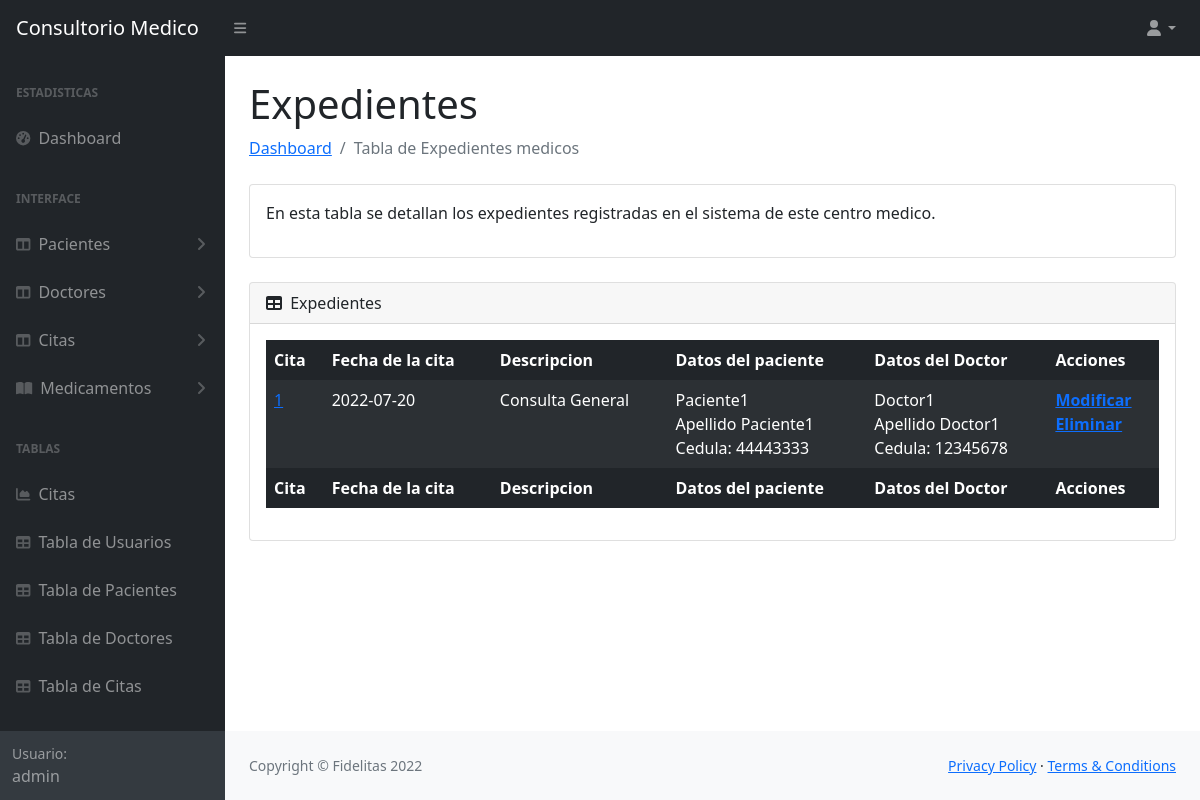
Page /tablas/expediente.php?id=1 (signed in) on the earlier database version.
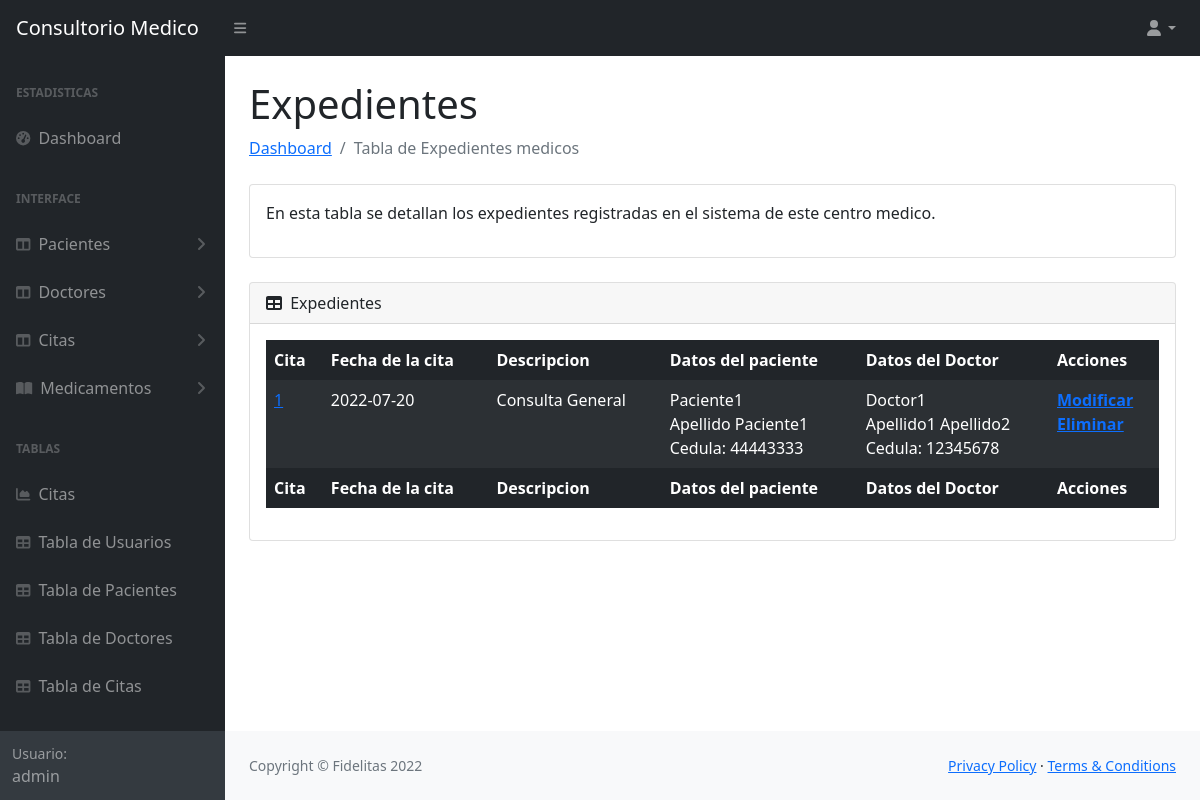
Same page on the later database version.
### tables this page shows
CREATE TABLE `expediente` (
  idExpediente INT NOT NULL AUTO_INCREMENT,
  exPaciente INT NOT NULL,
  exDoctor INT NOT NULL,
  exConsulta INT NOT NULL,
  PRIMARY KEY (idExpediente),
  foreign key(exPaciente)references `pacientes`(idPaciente),
  foreign key(exDoctor)references `doctor`(idDoctor),
  foreign key(exConsulta)references `cita`(idCita));

CREATE TABLE `doctor` (
  idDoctor INT NOT NULL AUTO_INCREMENT,
  nombreDoctor VARCHAR(45) NOT NULL,
  apellidosDoctor VARCHAR(45) NOT NULL,
  cedulaDoctor INT NOT NULL,
  telefonoDoctor VARCHAR(10) NOT NULL,
  correoDoctor VARCHAR(45) NOT NULL,
  especialidad VARCHAR(45) NOT NULL,
  tipoUsuario INT NOT NULL,
  PRIMARY KEY (idDoctor),
  foreign key(tipoUsuario)references `tipousuario`(idtipoUsuario));

CREATE TABLE `cita` (
  idCita INT NOT NULL AUTO_INCREMENT,
  fechaCita VARCHAR(10) NOT NULL,
  descripcion VARCHAR(45) NOT NULL,
  doctorAsignado INT NOT NULL,
  cidPaciente INT NOT NULL,
  PRIMARY KEY (idCita),
  foreign key(doctorAsignado)references `doctor`(idDoctor),
  foreign key (cidPaciente) references `pacientes`(idPaciente));

CREATE TABLE `pacientes` (
  idPaciente INT NOT NULL AUTO_INCREMENT,
  nombrePaciente VARCHAR(45) NOT NULL,
  apellidosPaciente VARCHAR(45) NOT NULL,
  cedulaPaciente INT NOT NULL,
  fechaNacimiento VARCHAR(10) NOT NULL,
  telefonoPaciente VARCHAR(10) NOT NULL,
  correoPaciente VARCHAR(45) NOT NULL,
  PRIMARY KEY (idPaciente));

### tablas/expediente.php (the view, shortened to what the changed rows need)
 <?php
 require '../conexion/conexion.php';
 $idPaciente=$_GET['id'];
 $expedienteSELECT = "SELECT ex.idExpediente, cm.idCita, cm.fechaCita, cm.descripcion, p.nombrePaciente, p.apellidosPaciente, p.cedulaPaciente, d.nombreDoctor, d.apellidosDoctor, d.cedulaDoctor  FROM expediente ex
 JOIN cita cm on ex.exConsulta = cm.idCita
 JOIN pacientes p on ex.exPaciente = p.idPaciente
 JOIN doctor d on ex.exDoctor= d.idDoctor
 where p.idPaciente = ".$idPaciente;
 $resultado = $mysqli->query($expedienteSELECT);
?>
<!DOCTYPE html>
<html lang="en">
    <head>
        <link href="https://cdn.jsdelivr.net/npm/simple-datatables@latest/dist/style.css" rel="stylesheet" />
        <link href="../css/styles.css" rel="stylesheet" />
    </head>
    <body class="sb-nav-fixed">
        <div id="layoutSidenav">
            <div id="layoutSidenav_content">
                <main>
                    <div class="container-fluid px-4">
                        <h1 class="mt-4">Expedientes</h1>
                        <div class="card mb-4">
                            <div class="card-body">
                                <table id="datatablesSimple" class="table table-dark table-striped table-borderless">
                                    <thead>
                                        <tr>
                                            <th>Cita</th>
                                            <th>Fecha de la cita</th>
                                            <th>Descripcion</th>
                                            <th>Datos del paciente</th>
                                            <th>Datos del Doctor</th>
                                            <th>Acciones</th>
                                        </tr>
                                    </thead>
                                    <tfoot>
                                        <tr>
                                            <th>Cita</th>
                                            <th>Fecha de la cita</th>
                                            <th>Descripcion</th>
                                            <th>Datos del paciente</th>
                                            <th>Datos del Doctor</th>
                                            <th>Acciones</th>
                                        </tr>
                                    </tfoot>
                                    <tbody>
                                        <?php
                                            while ($row = $resultado->fetch_assoc()) { ?>
                                            <tr> <?php $idExpediente = $row['idExpediente']?>
                                                <td><?php $CitaM = $row['idCita']; echo "<a href='tablaCitas.php?id=$CitaM'>$CitaM</a>"  ?> </td>
                                                <td><?php echo $row['fechaCita']  ?></td>
                                                <td><?php echo $row['descripcion']  ?></td>
                                                <td><?php echo $row['nombrePaciente']."<br> ".$row['apellidosPaciente']."<br> Cedula: ".$row['cedulaPaciente']  ?></td>
                                                <td><?php echo $row['nombreDoctor']."<br> ".$row['apellidosDoctor']."<br> Cedula: ".$row['cedulaDoctor']  ?></td>
                                                <th><?php echo "<a href='../formularios/editarExpediente.php?id=$idExpediente'>Modificar</a><br><a href='../scriptsSQL/deleteExpediente.php?id=$idExpediente'>Eliminar</a>" ?></th>
                                            </tr>
                                            <?php } ?>
                                    </tbody>
                                </table>
                            </div>
                        </div>
                    </div>
                </main>
            </div>
    </body>
</html>

Differences in the rows shown:
changed through a linked row, expediente "Consulta General": exDoctor.apellidosDoctor "Apellido Doctor1" → "Apellido1 Apellido2"
